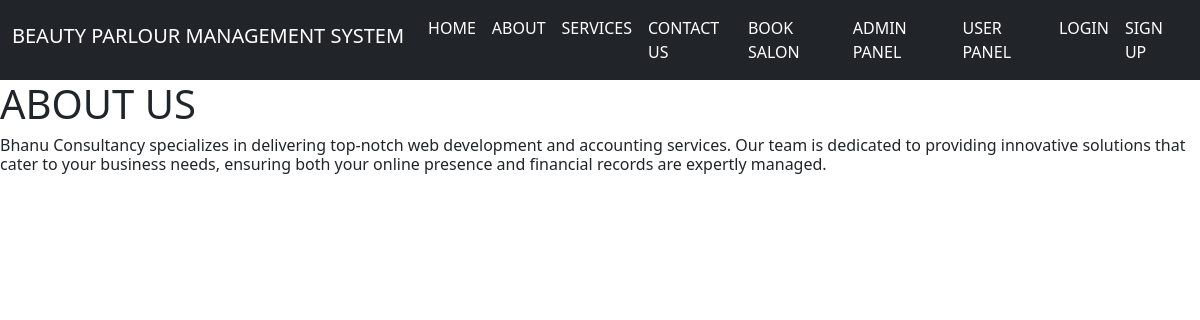
Page /about.php on the committed database.
### tables this page shows
CREATE TABLE `tb_about` (
  `id` int(40) NOT NULL,
  `page_title` varchar(35) NOT NULL,
  `page_description` varchar(400) NOT NULL
);

### about.php (the view, shortened to what this page needs)
<?php
$servername = "localhost";
$username = "root";
$password = "";
$dbname = "beauty";
$port = 3307;
$conn = mysqli_connect($servername, $username, $password, $dbname,$port);
?>
<?php
require 'partials/navbar.php';
?>
<!doctype html>
<html lang="en">
  <head>
    <link href="https://cdn.jsdelivr.net/npm/bootstrap@5.3.3/dist/css/bootstrap.min.css" rel="stylesheet">
  </head>
  <body>
  </body>
</html>
<?php
$sql = "SELECT * FROM tb_about";
$result = mysqli_query($conn, $sql);
if (mysqli_num_rows($result) > 0) {
    while ($row = mysqli_fetch_assoc($result)) {
        echo "<h1>". $row['page_title'] . "</h1>";
        echo "<h6>". $row['page_description'] . "</h6>";
    }
} else {
    echo "<p>No record found.</p>";
}
?>

### rows in the picture
tb_about: page_title "ABOUT US", page_description "Bhanu Consultancy specializes in delivering top-notch web development and accounting services. Our team is dedicated to providing innovative solutions that cater to your business needs, ensuring both your online presence and financial records are expertly managed."
